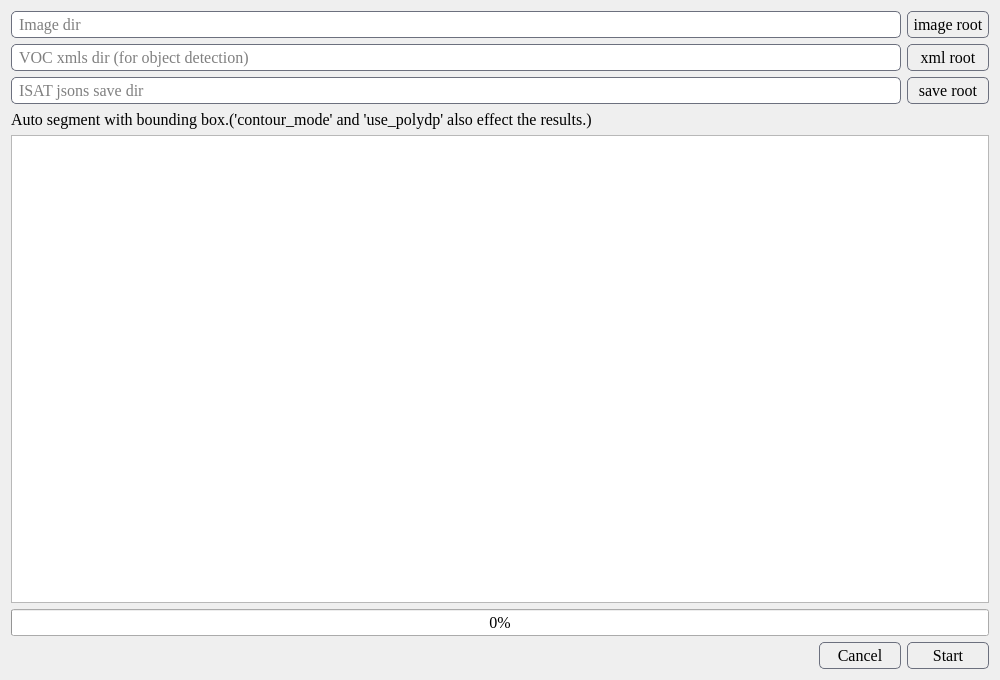
<?xml version="1.0" encoding="UTF-8"?>
<ui version="4.0">
 <class>Dialog</class>
 <widget class="QDialog" name="Dialog">
  <property name="geometry">
   <rect>
    <x>0</x>
    <y>0</y>
    <width>1000</width>
    <height>680</height>
   </rect>
  </property>
  <property name="font">
   <font>
    <family>Times New Roman</family>
    <pointsize>12</pointsize>
   </font>
  </property>
  <property name="windowTitle">
   <string>Auto segment</string>
  </property>
  <property name="styleSheet">
   <string notr="true">QLineEdit{
	border: 1px solid #6C707E;
	border-radius: 5px;
	padding-left: 5px;
	padding-right: 5px;
	min-height: 25px;

}
QLineEdit:hover{
	border: 1px solid #3574F0;
} 
QLineEdit:focus{
	border: 2px solid #3574F0;
} 

QPushButton{
	border: 1px solid #6C707E;
	border-radius: 5px;
	min-height: 25px;
	min-width: 80px;
}
QPushButton:hover{
	border: 1px solid #3574F0;
} 
QPushButton:pressed{
	border: 2px solid #3574F0;
} 

</string>
  </property>
  <layout class="QVBoxLayout" name="verticalLayout">
   <item>
    <widget class="QWidget" name="widget" native="true">
     <layout class="QHBoxLayout" name="horizontalLayout">
      <property name="leftMargin">
       <number>0</number>
      </property>
      <property name="topMargin">
       <number>0</number>
      </property>
      <property name="rightMargin">
       <number>0</number>
      </property>
      <property name="bottomMargin">
       <number>0</number>
      </property>
      <item>
       <widget class="QLineEdit" name="lineEdit_image_dir">
        <property name="readOnly">
         <bool>true</bool>
        </property>
        <property name="placeholderText">
         <string>Image dir</string>
        </property>
       </widget>
      </item>
      <item>
       <widget class="QPushButton" name="pushButton_image_dir">
        <property name="text">
         <string>image root</string>
        </property>
       </widget>
      </item>
     </layout>
    </widget>
   </item>
   <item>
    <widget class="QWidget" name="widget_2" native="true">
     <layout class="QHBoxLayout" name="horizontalLayout_2">
      <property name="leftMargin">
       <number>0</number>
      </property>
      <property name="topMargin">
       <number>0</number>
      </property>
      <property name="rightMargin">
       <number>0</number>
      </property>
      <property name="bottomMargin">
       <number>0</number>
      </property>
      <item>
       <widget class="QLineEdit" name="lineEdit_label_dir">
        <property name="readOnly">
         <bool>true</bool>
        </property>
        <property name="placeholderText">
         <string>VOC xmls dir (for object detection)</string>
        </property>
       </widget>
      </item>
      <item>
       <widget class="QPushButton" name="pushButton_label_dir">
        <property name="text">
         <string>xml root</string>
        </property>
       </widget>
      </item>
     </layout>
    </widget>
   </item>
   <item>
    <widget class="QWidget" name="widget_3" native="true">
     <layout class="QHBoxLayout" name="horizontalLayout_3">
      <property name="leftMargin">
       <number>0</number>
      </property>
      <property name="topMargin">
       <number>0</number>
      </property>
      <property name="rightMargin">
       <number>0</number>
      </property>
      <property name="bottomMargin">
       <number>0</number>
      </property>
      <item>
       <widget class="QLineEdit" name="lineEdit_save_dir">
        <property name="readOnly">
         <bool>true</bool>
        </property>
        <property name="placeholderText">
         <string>ISAT jsons save dir</string>
        </property>
       </widget>
      </item>
      <item>
       <widget class="QPushButton" name="pushButton_save_dir">
        <property name="text">
         <string>save root</string>
        </property>
       </widget>
      </item>
     </layout>
    </widget>
   </item>
   <item>
    <widget class="QLabel" name="label">
     <property name="text">
      <string>Auto segment with bounding box.('contour_mode' and 'use_polydp' also effect the results.)</string>
     </property>
    </widget>
   </item>
   <item>
    <widget class="QTextBrowser" name="textBrowser">
     <property name="minimumSize">
      <size>
       <width>0</width>
       <height>0</height>
      </size>
     </property>
     <property name="font">
      <font>
       <family>宋体</family>
      </font>
     </property>
    </widget>
   </item>
   <item>
    <widget class="QProgressBar" name="progressBar">
     <property name="value">
      <number>0</number>
     </property>
    </widget>
   </item>
   <item>
    <widget class="QWidget" name="widget_4" native="true">
     <layout class="QHBoxLayout" name="horizontalLayout_4">
      <property name="leftMargin">
       <number>0</number>
      </property>
      <property name="topMargin">
       <number>0</number>
      </property>
      <property name="rightMargin">
       <number>0</number>
      </property>
      <property name="bottomMargin">
       <number>0</number>
      </property>
      <item>
       <spacer name="horizontalSpacer">
        <property name="orientation">
         <enum>Qt::Horizontal</enum>
        </property>
        <property name="sizeHint" stdset="0">
         <size>
          <width>461</width>
          <height>20</height>
         </size>
        </property>
       </spacer>
      </item>
      <item>
       <widget class="QPushButton" name="pushButton_cancel">
        <property name="text">
         <string>Cancel</string>
        </property>
       </widget>
      </item>
      <item>
       <widget class="QPushButton" name="pushButton_start">
        <property name="text">
         <string>Start</string>
        </property>
       </widget>
      </item>
     </layout>
    </widget>
   </item>
  </layout>
 </widget>
 <resources/>
 <connections/>
</ui>
